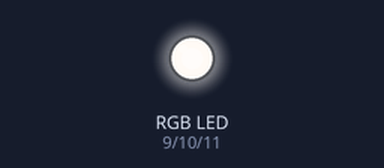
Bench run of a sketch on a simulated Arduino Uno, built with avr-gcc and run on an emulated ATmega328P. Shown: an RGB LED mixed from three pins (HIGH = lit). Random numbers use the default seed unless the sketch sets one.

Above: at 0.15 s.
At 4.98 s:
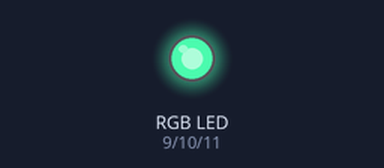
At 9.81 s:
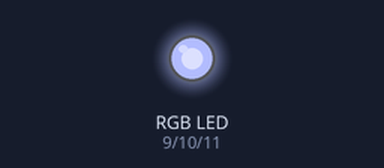
At 19.77 s:
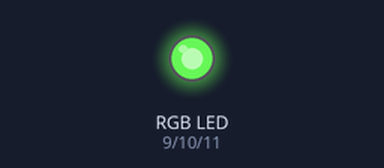
At 29.74 s:
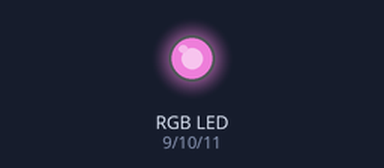
At 39.7 s:
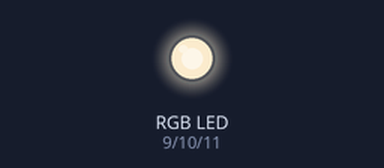
Timing chart, 0 to 40.0 s (numbered marks = the images above):
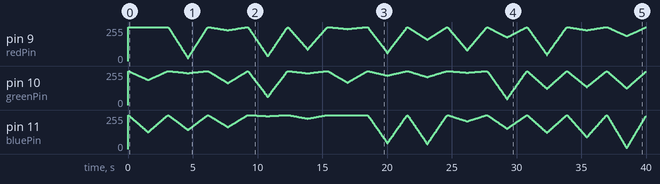

The sketch:

practice-11.ino
```cpp
const int redPin = 9;
const int greenPin = 10;
const int bluePin = 11;

int brightness = 0;
int fadeAmount = 5;
int targetRed = 255;
int targetGreen = 0;
int targetBlue = 0;

void pickRandomColor() {
  targetRed = random(0, 256);
  targetGreen = random(0, 256);
  targetBlue = random(0, 256);

  if (targetRed < 30 && targetGreen < 30 && targetBlue < 30) {
    targetRed = 255;
  }
}

void setup() {
  pinMode(redPin, OUTPUT);
  pinMode(greenPin, OUTPUT);
  pinMode(bluePin, OUTPUT);
  randomSeed(analogRead(A5));
  pickRandomColor();
}

void loop() {
  int currentRed = map(brightness, 0, 255, 0, targetRed);
  int currentGreen = map(brightness, 0, 255, 0, targetGreen);
  int currentBlue = map(brightness, 0, 255, 0, targetBlue);

  analogWrite(redPin, 255 - currentRed);
  analogWrite(greenPin, 255 - currentGreen);
  analogWrite(bluePin, 255 - currentBlue);

  brightness = brightness + fadeAmount;

  if (brightness >= 255) {
    brightness = 255;
    fadeAmount = -fadeAmount;
  } else if (brightness <= 0) {
    brightness = 0;
    fadeAmount = -fadeAmount;
    pickRandomColor();
  }

  delay(30);
}
```
